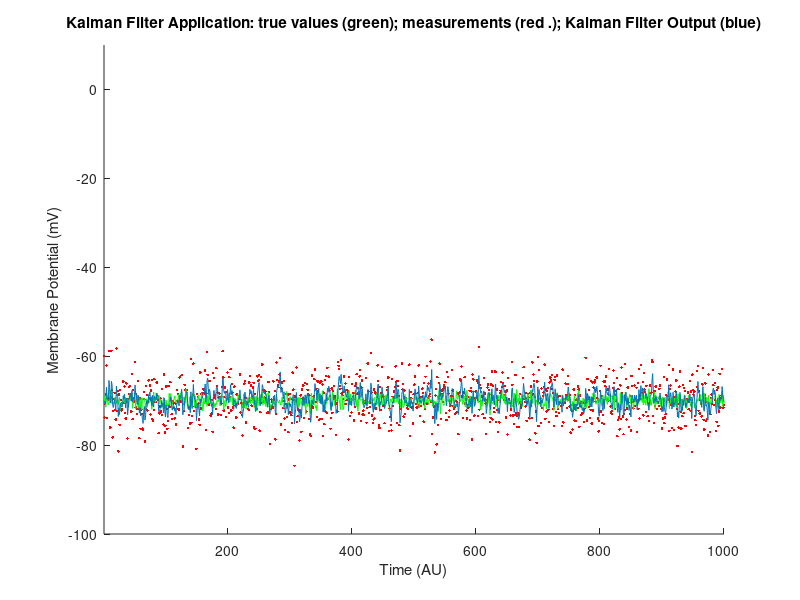

MATLAB code to generate this figure:
% pr19_1
%
% Example using a Kalman filter to
% estimate the resting membrane potential of a neuron
% (Algorithm isn't optimized)


clear
close all

% Parameters
N=1000;         % number of measurements
Vm=-70;         % the membrane potential (Vm) value
sw=1^2;         % variance process noise
sv=2^2;         % measurement noise
% Initial Estimates
x_apriori(1)=Vm;        % first estimate of Vm
                        % This is the a priori measurement
s_apriori(1)=0;         % a priori estimate of the error; here variance =0 
                        % i.e., we assume that first estimate is perfect

% create a simulated measurement vector
% -------------------------------------
for i=1:N;
    tru(i)=Vm+randn*sw;
    z(i)=tru(i)+randn*sv;
end;

% Perform the Kalman filter
% -------------------------
% Note: Malab indices start at 1, and not
%       at 0 as in most textbook derivations

% Equations are numbered as in CH 19
for i=1:N;
    % step 1: Blending of Prediction and Measurement 
    % Compute blending factor K(i)
    K(i)=s_apriori(i)/(s_apriori(i)+sv);                      % Eq (19.19)
    % Update Estimate using the measurement
    % this is the a posteriori estimate
    x_aposteriori(i)=x_apriori(i)+K(i)*(z(i)-x_apriori(i));   % Eq (19.15)
    % Update the error estimate [Note that there
    % are several variants for this procedure;
    % here we use the simplest expression
    s_aposteriori(i)=s_apriori(i)*(1-K(i));                   % Eq (19.20)
    % step 2: Project Estimates for the next Step
    x_apriori(i+1)=x_aposteriori(i);                          % Eq (19.21)
    s_apriori(i+1)=s_aposteriori(i)+sw;                       % Eq (19.22)
end;

% plot the results
figure;hold;
plot(z,'r.');
plot(tru,'g');
plot(x_aposteriori)
axis([1 N -100 10]);
xlabel ('Time (AU)')
ylabel ('Membrane Potential (mV)')
title ('Kalman Filter Application: true values (green); measurements (red .); Kalman Filter Output (blue)')
